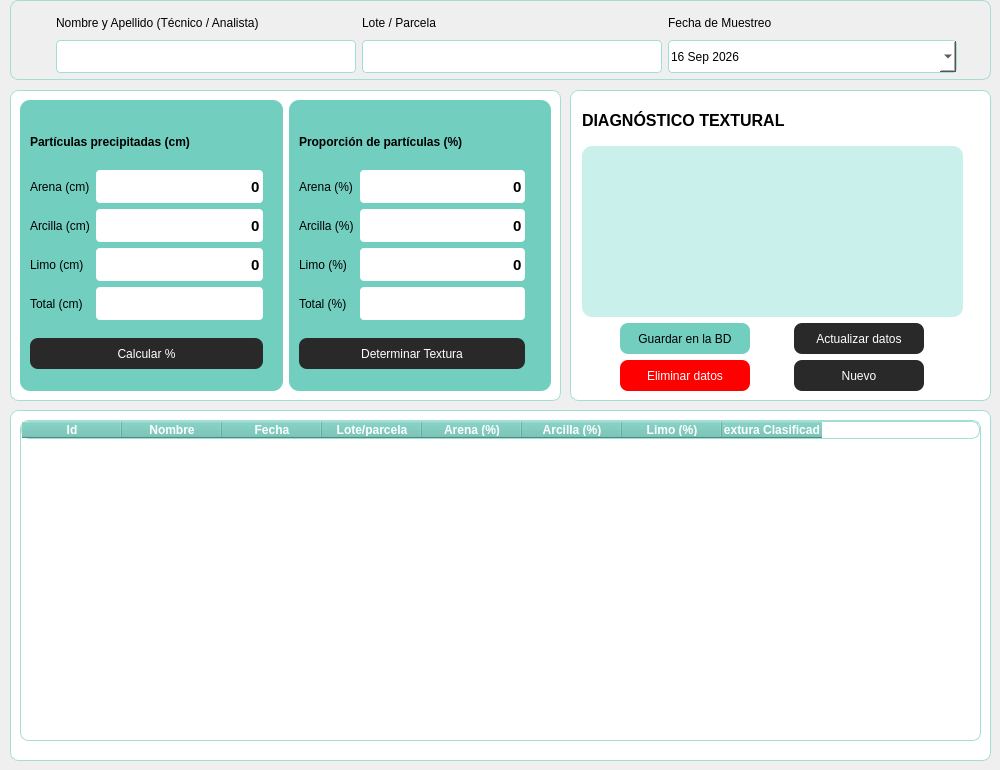
         <widget class="QWidget" name="Calcular_page">
          <widget class="QFrame" name="frame">
           <property name="geometry">
            <rect>
             <x>10</x>
             <y>90</y>
             <width>551</width>
             <height>311</height>
            </rect>
           </property>
           <property name="styleSheet">
            <string notr="true">QFrame{
	
	border-radius:8px;
	border: 1px solid gray;
	border-color: #a4ddd4;
	background-color: rgb(255, 255, 255);
	color:black;
}



QLabel{
	border:none;
}</string>
           </property>
           <property name="frameShape">
            <enum>QFrame::Shape::StyledPanel</enum>
           </property>
           <property name="frameShadow">
            <enum>QFrame::Shadow::Raised</enum>
           </property>
           <widget class="QWidget" name="layoutWidget">
            <property name="geometry">
             <rect>
              <x>10</x>
              <y>10</y>
              <width>531</width>
              <height>291</height>
             </rect>
            </property>
            <layout class="QHBoxLayout" name="horizontalLayout_10">
             <item>
              <widget class="QWidget" name="widget" native="true">
               <property name="styleSheet">
                <string notr="true">QWidget{
	border-radius: 10px;
	background-color: rgb(114, 207, 192);
	color:black;
}

QLineEdit{
	
	background-color: rgb(255, 255, 255);
	height:25px;	
	border:none;
	border-radius:4px;
	
}

QPushButton{
	background-color:#292929;
	font-wight:bold;
	color:white;
	border-radius: 8px;
	
}</string>
               </property>
               <widget class="QWidget" name="layoutWidget">
                <property name="geometry">
                 <rect>
                  <x>10</x>
                  <y>20</y>
                  <width>233</width>
                  <height>261</height>
                 </rect>
                </property>
                <layout class="QVBoxLayout" name="verticalLayout_13">
                 <item>
                  <widget class="QLabel" name="label_18">
                   <property name="maximumSize">
                    <size>
                     <width>16777215</width>
                     <height>20</height>
                    </size>
                   </property>
                   <property name="font">
                    <font>
                     <bold>true</bold>
                    </font>
                   </property>
                   <property name="text">
                    <string>Partículas precipitadas (cm)</string>
                   </property>
                  </widget>
                 </item>
                 <item>
                  <layout class="QHBoxLayout" name="horizontalLayout_7">
                   <item>
                    <layout class="QVBoxLayout" name="verticalLayout_9">
                     <item>
                      <widget class="QLabel" name="lb_Arena_cm">
                       <property name="text">
                        <string>Arena (cm)</string>
                       </property>
                      </widget>
                     </item>
                     <item>
                      <widget class="QLabel" name="lb_Arcilla_cm">
                       <property name="text">
                        <string>Arcilla (cm)</string>
                       </property>
                      </widget>
                     </item>
                     <item>
                      <widget class="QLabel" name="lb_Limo_cm">
                       <property name="text">
                        <string>Limo (cm)</string>
                       </property>
                      </widget>
                     </item>
                     <item>
                      <widget class="QLabel" name="lb_Total_cm">
                       <property name="text">
                        <string>Total (cm)</string>
                       </property>
                      </widget>
                     </item>
                    </layout>
                   </item>
                   <item>
                    <layout class="QVBoxLayout" name="verticalLayout_8">
                     <item>
                      <widget class="QLineEdit" name="txt_Arena">
                       <property name="maximumSize">
                        <size>
                         <width>16777215</width>
                         <height>33</height>
                        </size>
                       </property>
                       <property name="font">
                        <font>
                         <pointsize>11</pointsize>
                         <bold>true</bold>
                        </font>
                       </property>
                       <property name="layoutDirection">
                        <enum>Qt::LayoutDirection::LeftToRight</enum>
                       </property>
                       <property name="text">
                        <string>0</string>
                       </property>
                       <property name="alignment">
                        <set>Qt::AlignmentFlag::AlignRight|Qt::AlignmentFlag::AlignTrailing|Qt::AlignmentFlag::AlignVCenter</set>
                       </property>
                      </widget>
                     </item>
                     <item>
                      <widget class="QLineEdit" name="txt_Arcilla">
                       <property name="maximumSize">
                        <size>
                         <width>16777215</width>
                         <height>33</height>
                        </size>
                       </property>
                       <property name="font">
                        <font>
                         <pointsize>11</pointsize>
                         <bold>true</bold>
                        </font>
                       </property>
                       <property name="text">
                        <string>0</string>
                       </property>
                       <property name="alignment">
                        <set>Qt::AlignmentFlag::AlignRight|Qt::AlignmentFlag::AlignTrailing|Qt::AlignmentFlag::AlignVCenter</set>
                       </property>
                      </widget>
                     </item>
                     <item>
                      <widget class="QLineEdit" name="txt_Limo">
                       <property name="maximumSize">
                        <size>
                         <width>16777215</width>
                         <height>33</height>
                        </size>
                       </property>
                       <property name="font">
                        <font>
                         <pointsize>11</pointsize>
                         <bold>true</bold>
                        </font>
                       </property>
                       <property name="text">
                        <string>0</string>
                       </property>
                       <property name="alignment">
                        <set>Qt::AlignmentFlag::AlignRight|Qt::AlignmentFlag::AlignTrailing|Qt::AlignmentFlag::AlignVCenter</set>
                       </property>
                      </widget>
                     </item>
                     <item>
                      <widget class="QLineEdit" name="txt_TotalCm">
                       <property name="maximumSize">
                        <size>
                         <width>16777215</width>
                         <height>33</height>
                        </size>
                       </property>
                       <property name="font">
                        <font>
                         <pointsize>11</pointsize>
                         <bold>true</bold>
                        </font>
                       </property>
                       <property name="alignment">
                        <set>Qt::AlignmentFlag::AlignRight|Qt::AlignmentFlag::AlignTrailing|Qt::AlignmentFlag::AlignVCenter</set>
                       </property>
                      </widget>
                     </item>
                    </layout>
                   </item>
                  </layout>
                 </item>
                 <item>
                  <widget class="QPushButton" name="btn_calcular_por">
                   <property name="maximumSize">
                    <size>
                     <width>16777215</width>
                     <height>31</height>
                    </size>
                   </property>
                   <property name="text">
                    <string>Calcular %</string>
                   </property>
                   <property name="checkable">
                    <bool>true</bool>
                   </property>
                  </widget>
                 </item>
                </layout>
               </widget>
              </widget>
             </item>
             <item>
              <widget class="QWidget" name="widget_2" native="true">
               <property name="styleSheet">
                <string notr="true">QWidget{
	border-radius: 10px;
	background-color: rgb(114, 207, 192);
	color:black;
}

QLineEdit{
	
	background-color: rgb(255, 255, 255);
	height:25px;	
	border:none;
	border-radius: 4px;
	
}

QPushButton{
	background-color:#292929;
	font-wight:bold;
	color:white;
	border-radius:8px;
	
}</string>
               </property>
               <widget class="QWidget" name="layoutWidget">
                <property name="geometry">
                 <rect>
                  <x>10</x>
                  <y>20</y>
                  <width>226</width>
                  <height>261</height>
                 </rect>
                </property>
                <layout class="QVBoxLayout" name="verticalLayout_14">
                 <item>
                  <widget class="QLabel" name="label_19">
                   <property name="maximumSize">
                    <size>
                     <width>16777215</width>
                     <height>20</height>
                    </size>
                   </property>
                   <property name="font">
                    <font>
                     <bold>true</bold>
                    </font>
                   </property>
                   <property name="text">
                    <string>Proporción de partículas (%)</string>
                   </property>
                  </widget>
                 </item>
                 <item>
                  <layout class="QHBoxLayout" name="horizontalLayout_8">
                   <item>
                    <layout class="QVBoxLayout" name="verticalLayout_7">
                     <item>
                      <widget class="QLabel" name="label_12">
                       <property name="text">
                        <string>Arena (%)</string>
                       </property>
                      </widget>
                     </item>
                     <item>
                      <widget class="QLabel" name="label_13">
                       <property name="text">
                        <string>Arcilla (%)</string>
                       </property>
                      </widget>
                     </item>
                     <item>
                      <widget class="QLabel" name="label_14">
                       <property name="text">
                        <string>Limo (%)</string>
                       </property>
                      </widget>
                     </item>
                     <item>
                      <widget class="QLabel" name="label_15">
                       <property name="text">
                        <string>Total (%)</string>
                       </property>
                      </widget>
                     </item>
                    </layout>
                   </item>
                   <item>
                    <layout class="QVBoxLayout" name="verticalLayout_6">
                     <item>
                      <widget class="QLineEdit" name="txt_ArenaPor">
                       <property name="maximumSize">
                        <size>
                         <width>16777215</width>
                         <height>33</height>
                        </size>
                       </property>
                       <property name="font">
                        <font>
                         <pointsize>11</pointsize>
                         <bold>true</bold>
                        </font>
                       </property>
                       <property name="text">
                        <string>0</string>
                       </property>
                       <property name="alignment">
                        <set>Qt::AlignmentFlag::AlignRight|Qt::AlignmentFlag::AlignTrailing|Qt::AlignmentFlag::AlignVCenter</set>
                       </property>
                      </widget>
                     </item>
                     <item>
                      <widget class="QLineEdit" name="txt_ArcillaPor">
                       <property name="maximumSize">
                        <size>
                         <width>16777215</width>
                         <height>33</height>
                        </size>
                       </property>
                       <property name="font">
                        <font>
                         <pointsize>11</pointsize>
                         <bold>true</bold>
                        </font>
                       </property>
                       <property name="text">
                        <string>0</string>
                       </property>
                       <property name="alignment">
                        <set>Qt::AlignmentFlag::AlignRight|Qt::AlignmentFlag::AlignTrailing|Qt::AlignmentFlag::AlignVCenter</set>
                       </property>
                      </widget>
                     </item>
                     <item>
                      <widget class="QLineEdit" name="txt_LimoPor">
                       <property name="maximumSize">
                        <size>
                         <width>16777215</width>
                         <height>33</height>
                        </size>
                       </property>
                       <property name="font">
                        <font>
                         <pointsize>11</pointsize>
                         <bold>true</bold>
                        </font>
                       </property>
                       <property name="text">
                        <string>0</string>
                       </property>
                       <property name="alignment">
                        <set>Qt::AlignmentFlag::AlignRight|Qt::AlignmentFlag::AlignTrailing|Qt::AlignmentFlag::AlignVCenter</set>
                       </property>
                      </widget>
                     </item>
                     <item>
                      <widget class="QLineEdit" name="txt_Total">
                       <property name="maximumSize">
                        <size>
                         <width>16777215</width>
                         <height>33</height>
                        </size>
                       </property>
                       <property name="font">
                        <font>
                         <pointsize>11</pointsize>
                         <bold>true</bold>
                        </font>
                       </property>
                       <property name="alignment">
                        <set>Qt::AlignmentFlag::AlignRight|Qt::AlignmentFlag::AlignTrailing|Qt::AlignmentFlag::AlignVCenter</set>
                       </property>
                      </widget>
                     </item>
                    </layout>
                   </item>
                  </layout>
                 </item>
                 <item>
                  <widget class="QPushButton" name="btn_calcular_textu">
                   <property name="maximumSize">
                    <size>
                     <width>16777215</width>
                     <height>31</height>
                    </size>
                   </property>
                   <property name="text">
                    <string>Determinar Textura</string>
                   </property>
                   <property name="checkable">
                    <bool>true</bool>
                   </property>
                  </widget>
                 </item>
                </layout>
               </widget>
              </widget>
             </item>
            </layout>
           </widget>
          </widget>
          <widget class="QFrame" name="frame_2">
           <property name="geometry">
            <rect>
             <x>10</x>
             <y>410</y>
             <width>981</width>
             <height>351</height>
            </rect>
           </property>
           <property name="styleSheet">
            <string notr="true">QFrame{
	
	border-radius:8px;
	border: 1px solid gray;
	border-color: #a4ddd4;
	background-color: rgb(255, 255, 255);
	color:black;
}

QLabel{
	border:none;
}</string>
           </property>
           <property name="frameShape">
            <enum>QFrame::Shape::StyledPanel</enum>
           </property>
           <property name="frameShadow">
            <enum>QFrame::Shadow::Raised</enum>
           </property>
           <widget class="QTableWidget" name="table_datos">
            <property name="geometry">
             <rect>
              <x>10</x>
              <y>10</y>
              <width>961</width>
              <height>321</height>
             </rect>
            </property>
            <property name="maximumSize">
             <size>
              <width>961</width>
              <height>16777215</height>
             </size>
            </property>
            <property name="styleSheet">
             <string notr="true">QHeaderView::section{
	font-weight:bold;
	background-color:#67c6b7;
	color: white;
}

QTableWidget{
	alternate-background-color: #ffffff;
	background-color: #ffffff;
}</string>
            </property>
            <attribute name="verticalHeaderMinimumSectionSize">
             <number>22</number>
            </attribute>
            <column>
             <property name="text">
              <string>Id</string>
             </property>
            </column>
            <column>
             <property name="text">
              <string>Nombre</string>
             </property>
            </column>
            <column>
             <property name="text">
              <string>Fecha</string>
             </property>
            </column>
            <column>
             <property name="text">
              <string>Lote/parcela</string>
             </property>
            </column>
            <column>
             <property name="text">
              <string>Arena (%)</string>
             </property>
            </column>
            <column>
             <property name="text">
              <string>Arcilla (%)</string>
             </property>
            </column>
            <column>
             <property name="text">
              <string>Limo (%)</string>
             </property>
            </column>
            <column>
             <property name="text">
              <string>Textura Clasificada</string>
             </property>
            </column>
           </widget>
          </widget>
          <widget class="QFrame" name="frame_3">
           <property name="geometry">
            <rect>
             <x>570</x>
             <y>90</y>
             <width>421</width>
             <height>311</height>
            </rect>
           </property>
           <property name="styleSheet">
            <string notr="true">QFrame{
	
	border-radius:8px;
	border: 1px solid gray;
	border-color: #a4ddd4;
	background-color: rgb(255, 255, 255);
	color:black;
}

QLabel{
	
	background-color: #caf0ec;
	
	border:none;
	
}

QPushButton{
	background-color:#292929;
	font-wight:bold;
	color:white;
	border-radius: 8px;
	
}</string>
           </property>
           <property name="frameShape">
            <enum>QFrame::Shape::StyledPanel</enum>
           </property>
           <property name="frameShadow">
            <enum>QFrame::Shadow::Raised</enum>
           </property>
           <widget class="QWidget" name="layoutWidget">
            <property name="geometry">
             <rect>
              <x>12</x>
              <y>10</y>
              <width>381</width>
              <height>291</height>
             </rect>
            </property>
            <layout class="QVBoxLayout" name="verticalLayout_15">
             <item>
              <widget class="QLabel" name="label_17">
               <property name="maximumSize">
                <size>
                 <width>355</width>
                 <height>40</height>
                </size>
               </property>
               <property name="font">
                <font>
                 <pointsize>12</pointsize>
                 <bold>true</bold>
                </font>
               </property>
               <property name="styleSheet">
                <string notr="true">background-color: rgb(255, 255, 255);</string>
               </property>
               <property name="text">
                <string>DIAGNÓSTICO TEXTURAL</string>
               </property>
              </widget>
             </item>
             <item>
              <widget class="QLabel" name="lab_textura">
               <property name="minimumSize">
                <size>
                 <width>0</width>
                 <height>60</height>
                </size>
               </property>
               <property name="maximumSize">
                <size>
                 <width>400</width>
                 <height>300</height>
                </size>
               </property>
               <property name="font">
                <font>
                 <pointsize>25</pointsize>
                 <bold>true</bold>
                </font>
               </property>
               <property name="styleSheet">
                <string notr="true">border-radius:10px;</string>
               </property>
               <property name="text">
                <string/>
               </property>
               <property name="alignment">
                <set>Qt::AlignmentFlag::AlignCenter</set>
               </property>
               <property name="wordWrap">
                <bool>true</bool>
               </property>
              </widget>
             </item>
             <item>
              <layout class="QHBoxLayout" name="horizontalLayout_9">
               <item>
                <widget class="QPushButton" name="btn_guardar">
                 <property name="maximumSize">
                  <size>
                   <width>130</width>
                   <height>31</height>
                  </size>
                 </property>
                 <property name="styleSheet">
                  <string notr="true">background-color: rgb(114, 207, 192);
color: black;</string>
                 </property>
                 <property name="text">
                  <string>Guardar en la BD</string>
                 </property>
                 <property name="checkable">
                  <bool>true</bool>
                 </property>
                </widget>
               </item>
               <item>
                <widget class="QPushButton" name="btn_actualizar">
                 <property name="maximumSize">
                  <size>
                   <width>130</width>
                   <height>31</height>
                  </size>
                 </property>
                 <property name="text">
                  <string>Actualizar datos</string>
                 </property>
                 <property name="checkable">
                  <bool>true</bool>
                 </property>
                </widget>
               </item>
              </layout>
             </item>
             <item>
              <layout class="QHBoxLayout" name="horizontalLayout_11">
               <item>
                <widget class="QPushButton" name="btn_eliminar">
                 <property name="maximumSize">
                  <size>
                   <width>130</width>
                   <height>31</height>
                  </size>
                 </property>
                 <property name="styleSheet">
                  <string notr="true">background-color: rgb(255, 0, 0);</string>
                 </property>
                 <property name="text">
                  <string>Eliminar datos</string>
                 </property>
                 <property name="checkable">
                  <bool>true</bool>
                 </property>
                </widget>
               </item>
               <item>
                <widget class="QPushButton" name="btn_limpiar">
                 <property name="maximumSize">
                  <size>
                   <width>130</width>
                   <height>31</height>
                  </size>
                 </property>
                 <property name="text">
                  <string>Nuevo</string>
                 </property>
                 <property name="checkable">
                  <bool>true</bool>
                 </property>
                </widget>
               </item>
              </layout>
             </item>
            </layout>
           </widget>
          </widget>
          <widget class="QFrame" name="frame_4">
           <property name="geometry">
            <rect>
             <x>10</x>
             <y>0</y>
             <width>981</width>
             <height>80</height>
            </rect>
           </property>
           <property name="styleSheet">
            <string notr="true">QFrame{
	border-radius:8px;
	border: 1px solid gray;
	border-color: #a4ddd4;
	color:black;

}
QDateEdit{
	background-color: rgb(255, 255, 255);
	height:31px;	
	border: 1px solid gray;
	border-color: #a4ddd4;
	border-radius: 4px;
	color: black;

}

QLineEdit{
	
	background-color: rgb(255, 255, 255);
	height:31px;	
	border: 1px solid gray;
	border-color: #a4ddd4;
	border-radius: 4px;
	color: black;
	
}

QLabel{
	border:none;
}</string>
           </property>
           <property name="frameShape">
            <enum>QFrame::Shape::StyledPanel</enum>
           </property>
           <property name="frameShadow">
            <enum>QFrame::Shadow::Raised</enum>
           </property>
           <widget class="QWidget" name="layoutWidget">
            <property name="geometry">
             <rect>
              <x>46</x>
              <y>11</y>
              <width>901</width>
              <height>62</height>
             </rect>
            </property>
            <layout class="QHBoxLayout" name="horizontalLayout_6">
             <item>
              <layout class="QVBoxLayout" name="verticalLayout_12">
               <item>
                <widget class="QLabel" name="lb_nombre">
                 <property name="text">
                  <string>Nombre y Apellido (Técnico / Analista)</string>
                 </property>
                </widget>
               </item>
               <item>
                <widget class="QLineEdit" name="txt_nombre">
                 <property name="maximumSize">
                  <size>
                   <width>300</width>
                   <height>33</height>
                  </size>
                 </property>
                </widget>
               </item>
              </layout>
             </item>
             <item>
              <layout class="QVBoxLayout" name="verticalLayout_11">
               <item>
                <widget class="QLabel" name="lb_lote">
                 <property name="text">
                  <string>Lote / Parcela</string>
                 </property>
                </widget>
               </item>
               <item>
                <widget class="QLineEdit" name="txt_lote">
                 <property name="maximumSize">
                  <size>
                   <width>300</width>
                   <height>33</height>
                  </size>
                 </property>
                </widget>
               </item>
              </layout>
             </item>
             <item>
              <layout class="QVBoxLayout" name="verticalLayout_10">
               <item>
                <widget class="QLabel" name="lb_fecha">
                 <property name="text">
                  <string>Fecha de Muestreo</string>
                 </property>
                </widget>
               </item>
               <item>
                <widget class="QDateEdit" name="date_fecha">
                 <property name="maximumSize">
                  <size>
                   <width>300</width>
                   <height>33</height>
                  </size>
                 </property>
                 <property name="calendarPopup">
                  <bool>true</bool>
                 </property>
                 <property name="date">
                  <date>
                   <year>2026</year>
                   <month>9</month>
                   <day>16</day>
                  </date>
                 </property>
                </widget>
               </item>
              </layout>
             </item>
            </layout>
           </widget>
          </widget>
         </widget>
